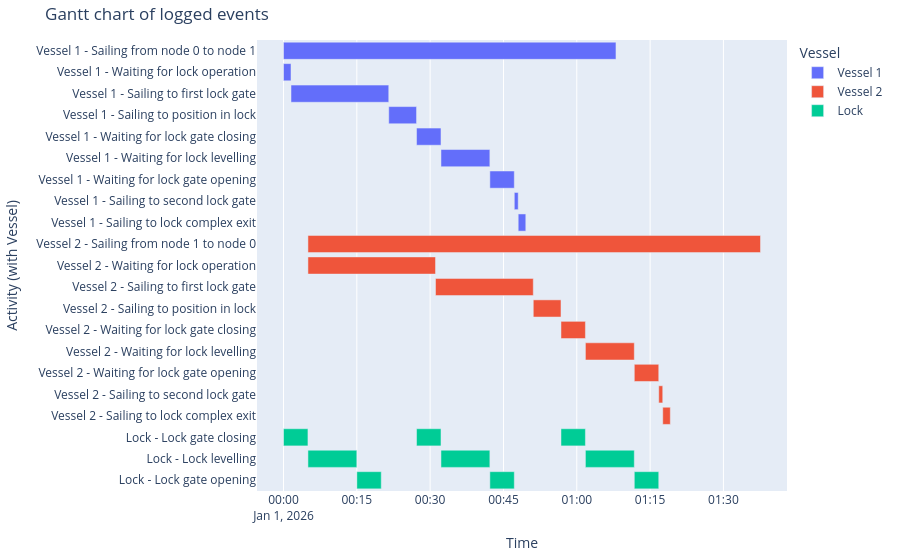

The cell this chart's notebook holds for it:
### Markdown cell above
##### Event chart
As does the event chart

### Code cell
df_eventtable = logbook2eventtable([vessel_1, vessel_2, lock_chamber])
generate_vessel_gantt_chart(df_eventtable)

### Figure 1 — Plotly figure (JSON) as saved in the notebook; plotly's stock layout.template omitted (floating-point values rounded to 4 significant figures)
{"data": [{"base": ["2026-01-01T00:00:00.000000", "2026-01-01T00:00:00.000000", "2026-01-01T00:01:32.000000", "2026-01-01T00:21:32.000000", "2026-01-01T00:27:13.000000", "2026-01-01T00:32:13.000000", "2026-01-01T00:42:13.000000", "2026-01-01T00:47:13.000000", "2026-01-01T00:48:01.000000"], "hovertemplate": "object name=Vessel 1<br>start time=%{base}<br>stop time=%{x}<br>activity label=%{y}<extra></extra>", "legendgroup": "Vessel 1", "marker": {"color": "#636efa", "pattern": {"shape": ""}}, "name": "Vessel 1", "orientation": "h", "showlegend": true, "textposition": "auto", "type": "bar", "x": [4081000, 92000, 1200000, 341000, 300000, 600000, 300000, 48000, 93000], "xaxis": "x", "y": ["Vessel 1 - Sailing from node 0 to node 1", "Vessel 1 - Waiting for lock operation", "Vessel 1 - Sailing to first lock gate", "Vessel 1 - Sailing to position in lock", "Vessel 1 - Waiting for lock gate closing", "Vessel 1 - Waiting for lock levelling", "Vessel 1 - Waiting for lock gate opening", "Vessel 1 - Sailing to second lock gate", "Vessel 1 - Sailing to lock complex exit"], "yaxis": "y"}, {"base": ["2026-01-01T00:05:00.000000", "2026-01-01T00:05:00.000000", "2026-01-01T00:31:06.000000", "2026-01-01T00:51:06.000000", "2026-01-01T00:56:46.000000", "2026-01-01T01:01:46.000000", "2026-01-01T01:11:46.000000", "2026-01-01T01:16:46.000000", "2026-01-01T01:17:35.000000"], "hovertemplate": "object name=Vessel 2<br>start time=%{base}<br>stop time=%{x}<br>activity label=%{y}<extra></extra>", "legendgroup": "Vessel 2", "marker": {"color": "#EF553B", "pattern": {"shape": ""}}, "name": "Vessel 2", "orientation": "h", "showlegend": true, "textposition": "auto", "type": "bar", "x": [5555000, 1566000, 1200000, 340000, 300000, 600000, 300000, 49000, 93000], "xaxis": "x", "y": ["Vessel 2 - Sailing from node 1 to node 0", "Vessel 2 - Waiting for lock operation", "Vessel 2 - Sailing to first lock gate", "Vessel 2 - Sailing to position in lock", "Vessel 2 - Waiting for lock gate closing", "Vessel 2 - Waiting for lock levelling", "Vessel 2 - Waiting for lock gate opening", "Vessel 2 - Sailing to second lock gate", "Vessel 2 - Sailing to lock complex exit"], "yaxis": "y"}, {"base": ["2026-01-01T00:00:00.000000", "2026-01-01T00:05:00.000000", "2026-01-01T00:15:00.000000", "2026-01-01T00:27:13.000000", "2026-01-01T00:32:13.000000", "2026-01-01T00:42:13.000000", "2026-01-01T00:56:46.000000", "2026-01-01T01:01:46.000000", "2026-01-01T01:11:46.000000"], "hovertemplate": "object name=Lock<br>start time=%{base}<br>stop time=%{x}<br>activity label=%{y}<extra></extra>", "legendgroup": "Lock", "marker": {"color": "#00cc96", "pattern": {"shape": ""}}, "name": "Lock", "orientation": "h", "showlegend": true, "textposition": "auto", "type": "bar", "x": [300000, 600000, 300000, 300000, 600000, 300000, 300000, 600000, 300000], "xaxis": "x", "y": ["Lock - Lock gate closing", "Lock - Lock levelling", "Lock - Lock gate opening", "Lock - Lock gate closing", "Lock - Lock levelling", "Lock - Lock gate opening", "Lock - Lock gate closing", "Lock - Lock levelling", "Lock - Lock gate opening"], "yaxis": "y"}], "layout": {"barmode": "overlay", "legend": {"title": {"text": "Vessel"}, "tracegroupgap": 0}, "margin": {"b": 20, "l": 20, "r": 20, "t": 40}, "title": {"text": "Gantt chart of logged events"}, "xaxis": {"anchor": "y", "domain": [0, 1], "title": {"text": "Time"}, "type": "date"}, "yaxis": {"anchor": "x", "autorange": "reversed", "domain": [0, 1], "title": {"text": "Activity (with Vessel)"}}}}
